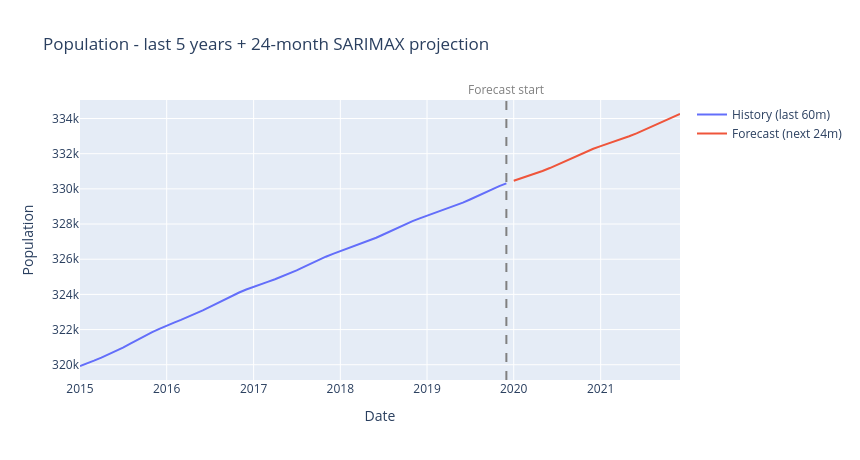

Notebook code for this chart:
### Markdown cell above
### 6e. Future 24-month projection (Plotly)

### Code cell
# History (last 60 months) and the 24-month SARIMAX forecast from CA2
hist = y.iloc[-60:]
if isinstance(fc_future, pd.Series):
    proj = fc_future.copy()
else:
    proj = pd.Series(np.asarray(fc_future).ravel(), index=future_idx)
proj.name = 'value'

hist_df = hist.reset_index()
hist_df.columns = ['date', 'value']
hist_df['series'] = 'History (last 60m)'
proj_df = proj.reset_index()
proj_df.columns = ['date', 'value']
proj_df['series'] = 'Forecast (next 24m)'
plot_df = pd.concat([hist_df, proj_df], ignore_index=True)

fig = px.line(plot_df, x='date', y='value', color='series',
              title='Population - last 5 years + 24-month SARIMAX projection',
              labels={'date': 'Date', 'value': 'Population'})

# add_vline accepts an ISO date string ("YYYY-MM-DD") on a datetime x-axis.
# I add the text with add_annotation, so Plotly does not place it inside add_vline.
# Plotly 5.x can fail when the line and text are sent in one add_vline call.
boundary_str = pd.Timestamp(hist.index[-1]).strftime('%Y-%m-%d')
fig.add_vline(x=boundary_str, line_dash='dash', line_color='gray')
fig.add_annotation(x=boundary_str, y=1, xref='x', yref='paper',
                   text='Forecast start', showarrow=False,
                   yanchor='bottom', font=dict(color='gray'))
fig.update_layout(width=860, height=460, legend_title_text='')
fig.show()
